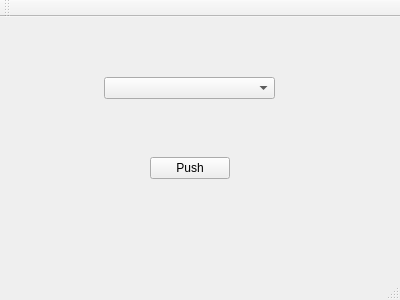
<?xml version="1.0" encoding="UTF-8"?>
<ui version="4.0">
 <class>MainWindow</class>
 <widget class="QMainWindow" name="MainWindow">
  <property name="geometry">
   <rect>
    <x>0</x>
    <y>0</y>
    <width>400</width>
    <height>300</height>
   </rect>
  </property>
  <property name="windowTitle">
   <string>MainWindow</string>
  </property>
  <widget class="QWidget" name="centralWidget">
   <widget class="QComboBox" name="comboBox">
    <property name="geometry">
     <rect>
      <x>104</x>
      <y>60</y>
      <width>171</width>
      <height>22</height>
     </rect>
    </property>
   </widget>
   <widget class="QPushButton" name="pushButton">
    <property name="geometry">
     <rect>
      <x>150</x>
      <y>140</y>
      <width>80</width>
      <height>22</height>
     </rect>
    </property>
    <property name="text">
     <string>Push</string>
    </property>
   </widget>
  </widget>
  <widget class="QMenuBar" name="menuBar">
   <property name="geometry">
    <rect>
     <x>0</x>
     <y>0</y>
     <width>400</width>
     <height>21</height>
    </rect>
   </property>
  </widget>
  <widget class="QToolBar" name="mainToolBar">
   <attribute name="toolBarArea">
    <enum>TopToolBarArea</enum>
   </attribute>
   <attribute name="toolBarBreak">
    <bool>false</bool>
   </attribute>
  </widget>
  <widget class="QStatusBar" name="statusBar"/>
 </widget>
 <layoutdefault spacing="6" margin="11"/>
 <resources/>
 <connections/>
</ui>
